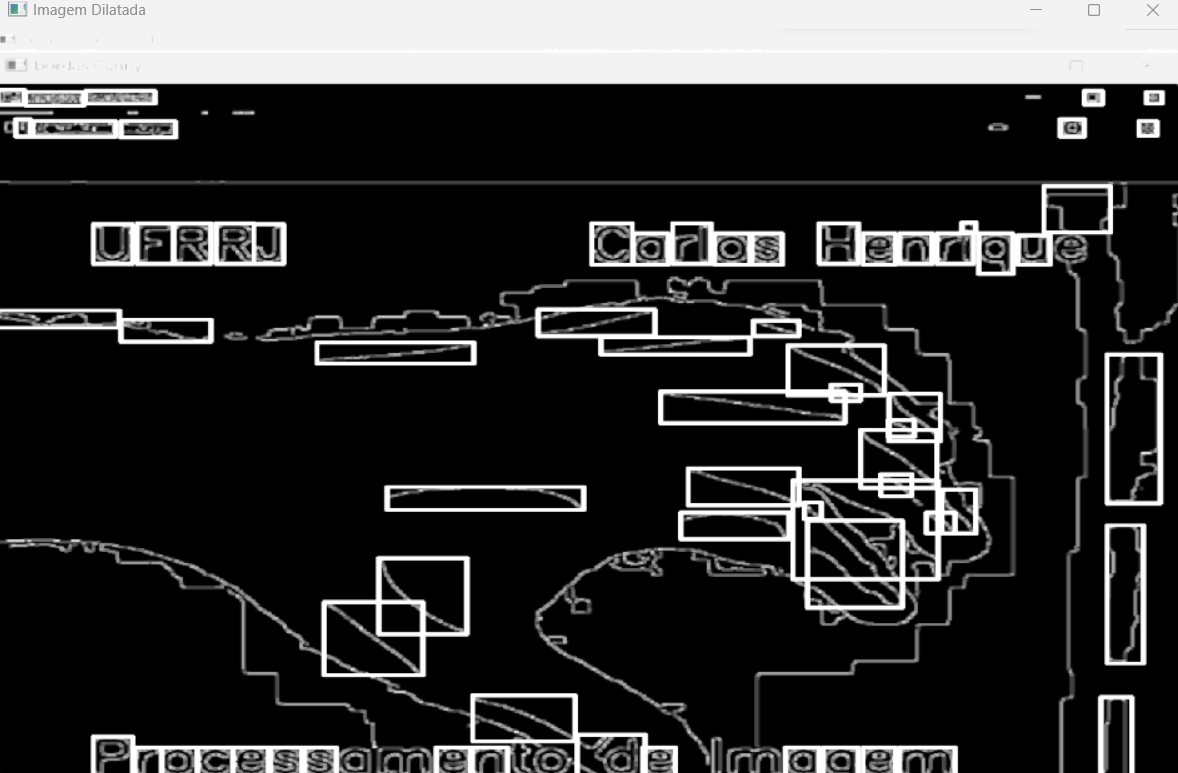
#> input picture Processamento de imagem/dilatacao.png, 1178 x 773 px
$ python segmentacao1.py
#> lines starting #> are read from the running program, lines starting #| are printed output that depends on the picture
import cv2
import numpy as np

# Carregar a imagem em tons de cinza
imagem_tons_de_cinza = cv2.imread('dilatacao.png', cv2.IMREAD_GRAYSCALE)
#> imagem_tons_de_cinza: shape (773, 1178); min 0, max 255, mean 49.5

# Definir um kernel para a operação de erosão
kernel_erosao = np.ones((3, 3), np.uint8)

# Aplicar erosão
imagem_erodida = cv2.erode(imagem_tons_de_cinza, kernel_erosao, iterations=1)
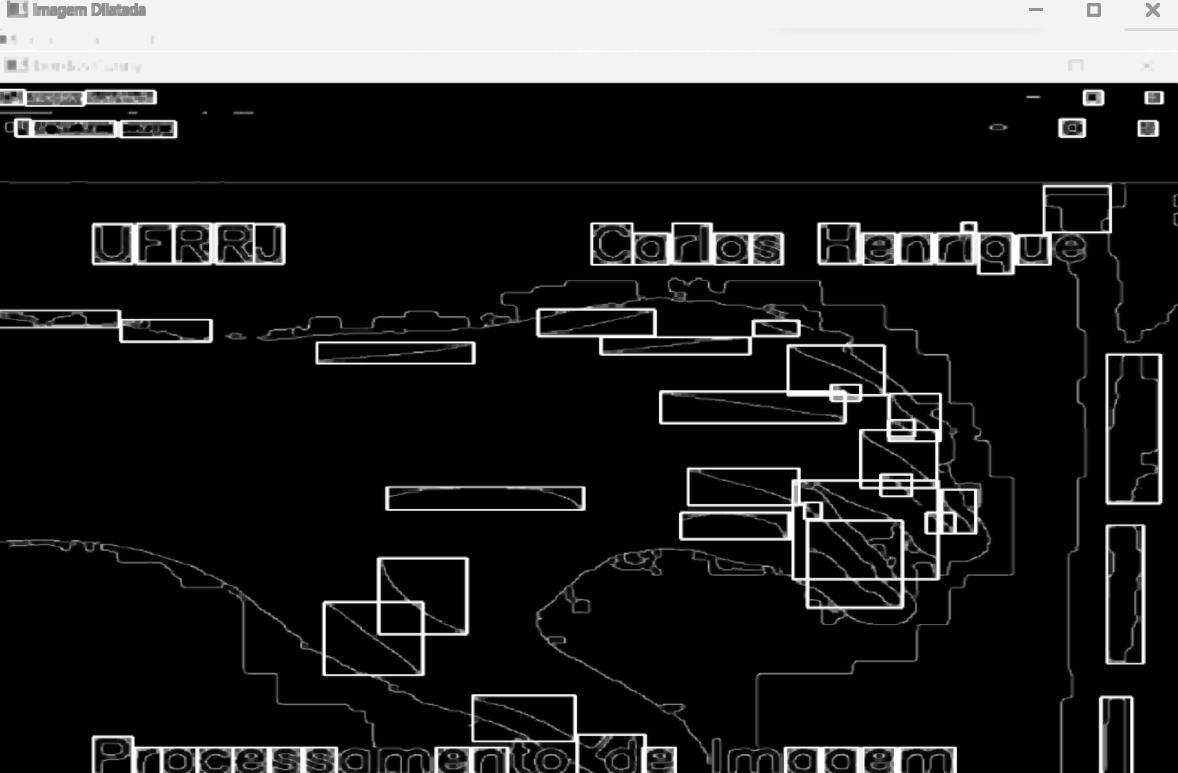
#> imagem_erodida: shape (773, 1178); min 0, max 255, mean 39.5

# Mostrar as imagens
cv2.imshow('Imagem Original', imagem_tons_de_cinza)
cv2.imshow('Imagem Erodida', imagem_erodida)

cv2.waitKey(0)
cv2.destroyAllWindows()

$ run again, with Processamento de imagem/Cany_borda.png copied over Processamento de imagem/dilatacao.png
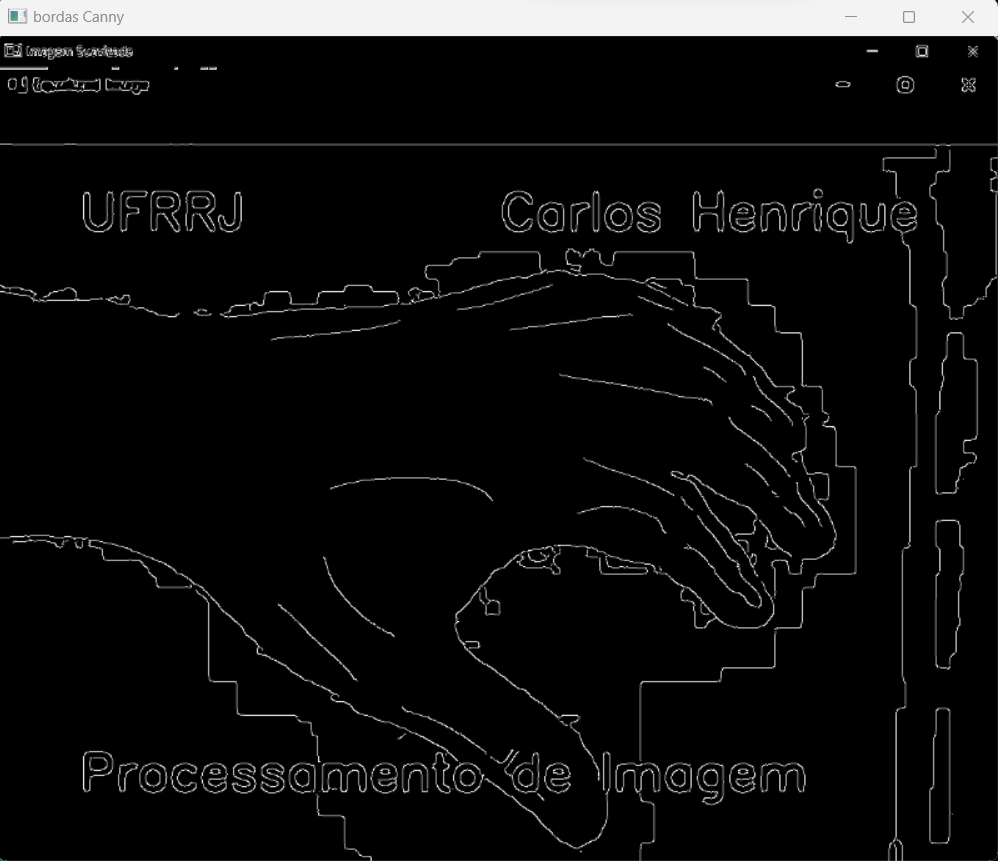
#> input picture Processamento de imagem/Cany_borda.png, 998 x 861 px
#> `imagem_erodida = cv2.erode(imagem_tons_de_cinza, kernel_erosao, iterat..`:
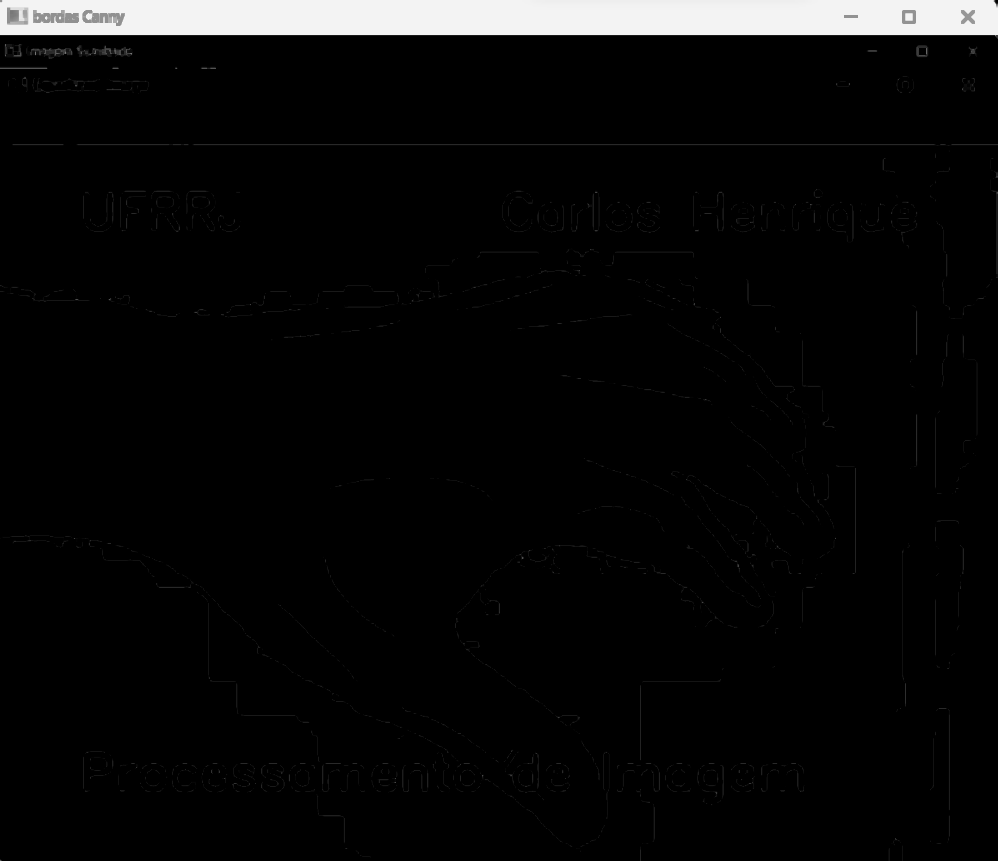
#> imagem_erodida: shape (861, 998); min 0, max 243, mean 10.1

$ run again, with Processamento de imagem/caixa_delimitada.png copied over Processamento de imagem/dilatacao.png
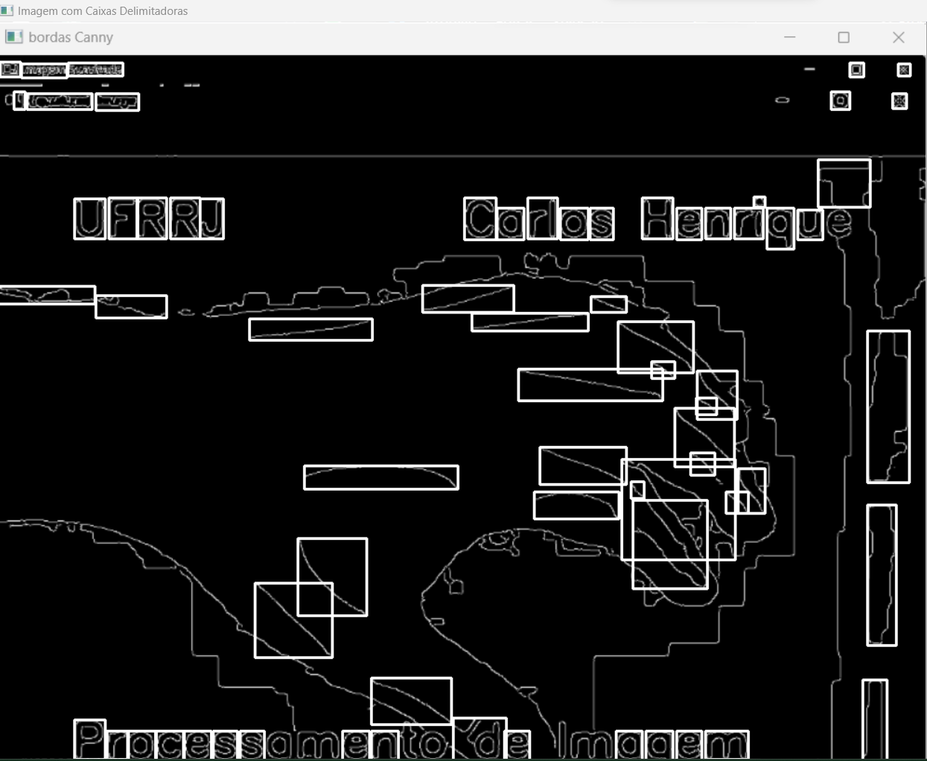
#> input picture Processamento de imagem/caixa_delimitada.png, 927 x 761 px, shrunk from 1245 x 1022 before the run
#> `imagem_erodida = cv2.erode(imagem_tons_de_cinza, kernel_erosao, iterat..`:
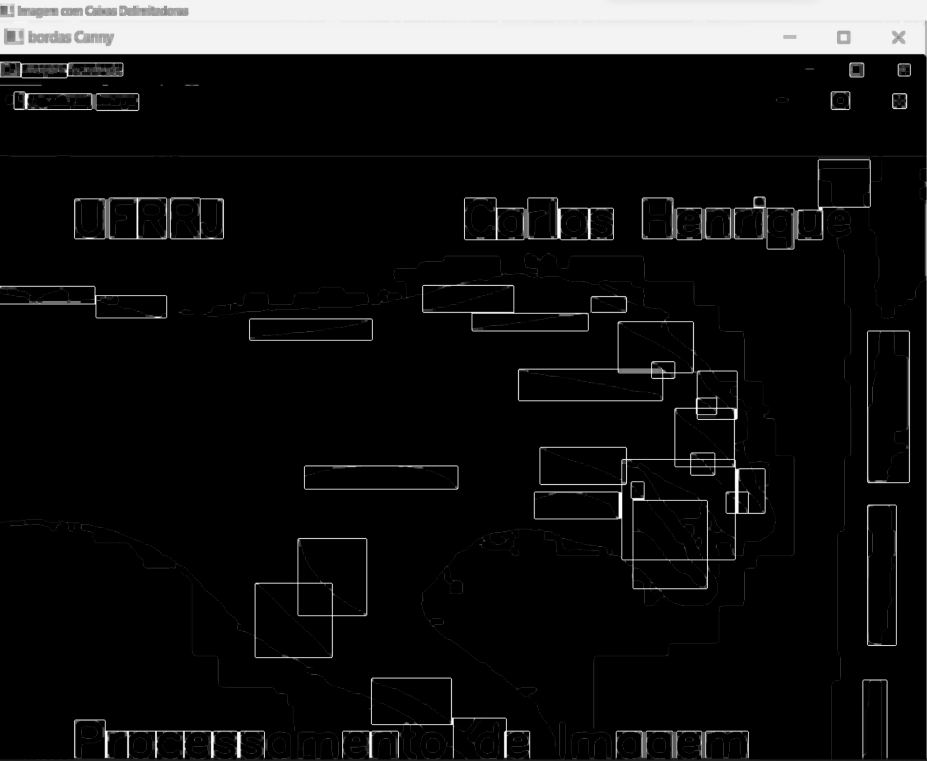
#> imagem_erodida: shape (761, 927); min 0, max 254, mean 21.5
